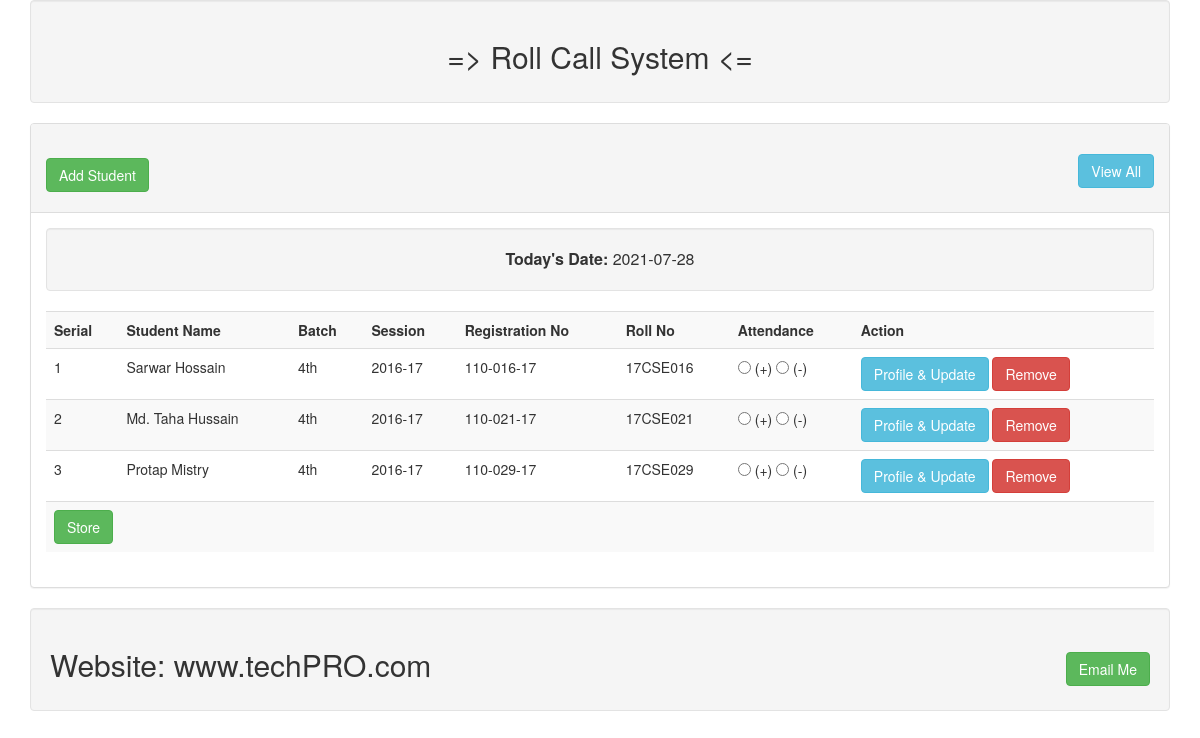
The page / on the database its author committed.
### tables this page shows
CREATE TABLE `users` (
  `id` int(11) NOT NULL,
  `name` varchar(255) NOT NULL,
  `batch` varchar(255) NOT NULL,
  `session` varchar(255) NOT NULL,
  `registration` varchar(255) NOT NULL,
  `roll` varchar(255) NOT NULL
);

### lib/User.php (called while the page is built, shortened)
<?php
include 'Database.php';
class User
{
	private $table= "users";
	public function getStudentData()
	{
		$sql= "select * from $this->table order by roll, registration";
		$query= dbConnection::myPrepareMethod($sql);
		$query->execute();
		$result= $query->fetchAll();
		return $result;
	}
}
?>

### lib/Database.php (called while the page is built, shortened)
<?php
	class dbConnection{
		private static $pdo;
		public static function getDatabase(){
			if(!isset(self::$pdo)){
				try{
					self::$pdo= new PDO('mysql: host='.db_host.'; dbname='.db_name, db_user, db_pass);
				}
				catch(PDOException $e){
					echo $e->getMessage();
				}
			}
			return self::$pdo;
		}
		public static function myPrepareMethod($sql){
			return self::getDatabase()->prepare($sql);
		}
	}
?>

### index.php (the view, shortened to what this page needs)
<?php
  include 'inc/header.php';
  include 'lib/user.php';
?>
<?php
	$users= new User();
?>
<div class="panel panel-default">
    <div class="panel-heading">
	    <h2>
	    	<a href="add.php" class="btn btn-success">Add Student</a>
	    	<a href="view.php" class="btn btn-info pull-right">View All</a>
	    </h2>
	</div>
	<div class="panel-body">
		<div class="well text-center" style="font-size: 16px;">
			<strong>Today's Date: </strong><?php echo date('Y-m-d');?>
		</div>
		<form action="" method="POST" accept-charset="utf-8">
			<table class="table table-striped">
			    <tr>
			    	<th> Serial </th>
					<th> Student Name </th>
					<th> Batch </th>
					<th> Session </th>
					<th> Registration No </th>
					<th> Roll No </th>
					<th> Attendance </th>
					<th> Action </th>
			    </tr>
				<?php
					$get_user= $users->getStudentData();
					if($get_user)
					{
						$i=0;
						foreach ($get_user as $key => $value)
						{
							$i++;
				?>
					<tr>
	                   <td><?php echo $i; ?></td>
					   <td><?php echo $value['name']; ?></td>
					   <td><?php echo $value['batch']; ?></td>
					   <td><?php echo $value['session']; ?></td>
					   <td><?php echo $value['registration']; ?></td>
					   <td><?php echo $value['roll']; ?></td>
					   <td>
					   		<input type="radio" name="roll_call[<?php echo $value['roll']; ?>]" value="Present"> (+)
					   		<input type="radio" name="roll_call[<?php echo $value['roll']; ?>]" value="Absent"> (-)
					   </td>
					   <td>
						   <a class="btn btn-info" href="profile.php?id=<?php echo $value['id']; ?>">
						  Profile & Update</a>
						   <a class="delete_btn_ajax btn btn-danger" href="javascript:void(0)">
						  Remove </a>
					   </td>
					</tr>
				<?php } } ?>
				<tr>
					<td colspan="8">
						<input type="submit" name="submit" class="btn btn-success" value="Store">
					</td>
				</tr>
			</table>
		</form>
	</div>
</div>
<?php include 'inc/footer.php';	?>

### rows shown on the page
users: name "Sarwar Hossain", batch "4th", session "2016-17", registration "110-016-17", roll "17CSE016"
users: name "Md. Taha Hussain", batch "4th", session "2016-17", registration "110-021-17", roll "17CSE021"
users: name "Protap Mistry", batch "4th", session "2016-17", registration "110-029-17", roll "17CSE029"
